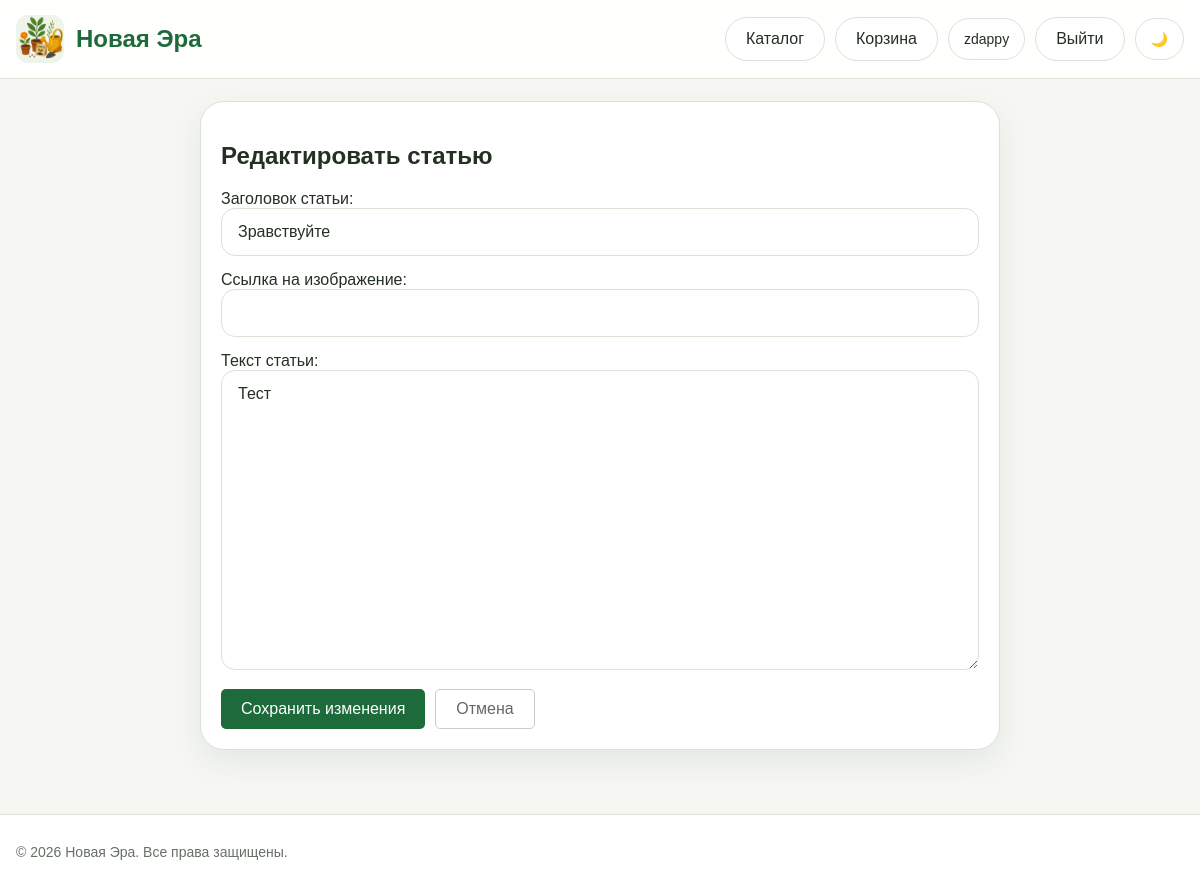
The page /admin/edit_post/1 (signed in) on the database as committed earlier.
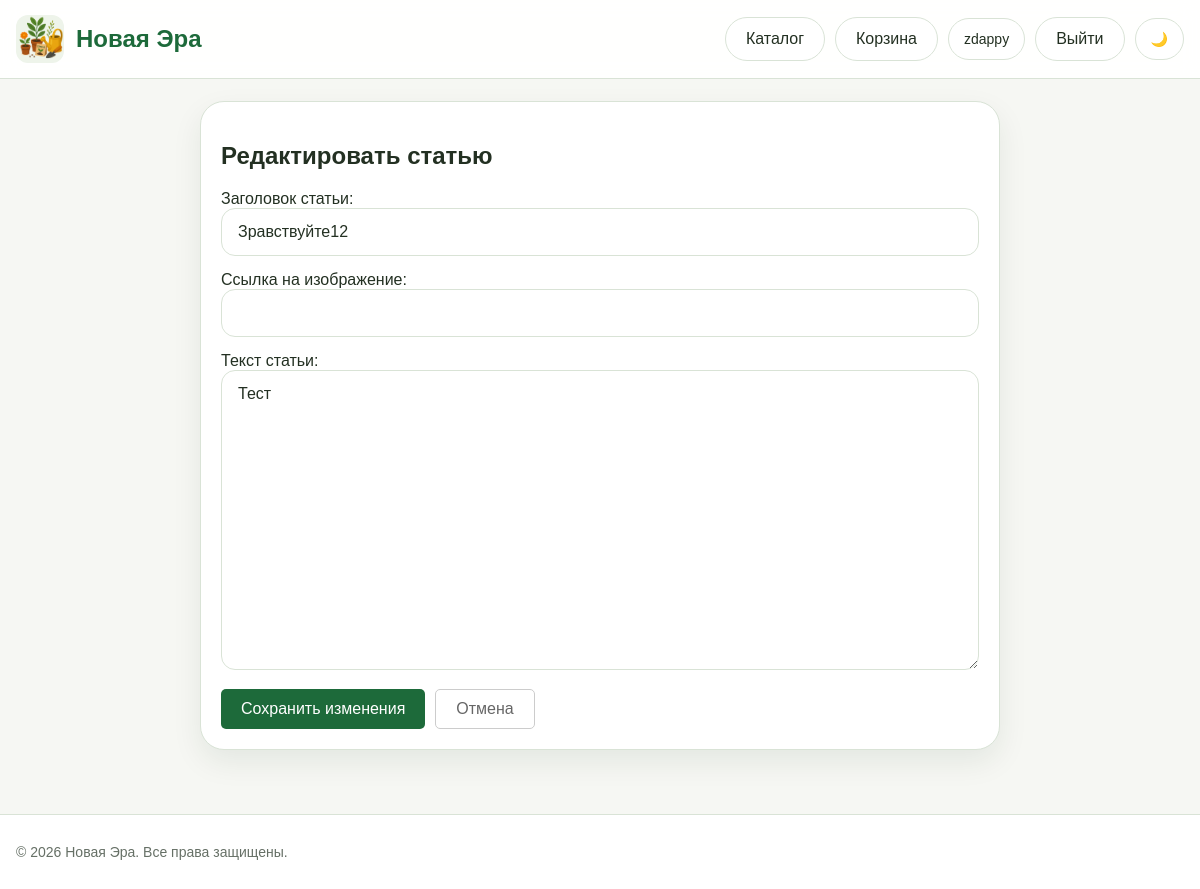
The same page on the database as committed later.
### models.py (models this page shows)
class Post(db.Model):
    __tablename__ = 'post'
    id = db.Column(db.Integer, primary_key=True)
    title = db.Column(db.String(200), nullable=False)
    content = db.Column(db.Text, nullable=False)
    date_posted = db.Column(db.DateTime, default=datetime.now)
    image_post = db.Column(db.String(255))
    product_id = db.Column(db.Integer, db.ForeignKey('products.id'), nullable=True)
    related_product = db.relationship('Product', backref='posts')

### routes.py (the view, shortened to what this page needs)
@bp.route("/admin/edit_post/<int:post_id>", methods=["GET", "POST"])
@login_required
def edit_post(post_id):
    post = Post.query.get_or_404(post_id)
    return render_template("admin_post_form.html", post=post, title="Редактировать статью")

### routes.py (called while the page is built)
@login_manager.user_loader
def load_user(user_id: str):
    try:
        return db.session.get(User, int(user_id))
    except:
        return None

### templates/admin_post_form.html (shortened to what this page needs)
{% extends "base.html" %}
{% block content %}
<div class="form-container" style="max-width: 800px; margin: 0 auto; padding: 20px;">
    <h2>{{ title }}</h2>
    <form method="POST">
        <div style="margin-bottom: 15px;">
            <label>Заголовок статьи:</label>
            <input type="text" name="title" value="{{ post.title if post else '' }}" required class="search-input" style="width: 100%;">
        </div>
        <div style="margin-bottom: 15px;">
            <label>Ссылка на изображение:</label>
            <input type="text" name="image_post" value="{{ post.image_post if post else '' }}" class="search-input" style="width: 100%;">
        </div>
        <div style="margin-bottom: 15px;">
            <label>Текст статьи:</label>
            <textarea name="content" required class="search-input" style="width: 100%; height: 300px; resize: vertical;">{{ post.content if post else '' }}</textarea>
        </div>
        <div style="display: flex; gap: 10px;">
            <button type="submit" class="search-btn" style="background: var(--brand); color: white; border: none; padding: 10px 20px; border-radius: 5px; cursor: pointer;">
                Сохранить изменения
            </button>
            <a href="{{ url_for('main.admin') }}" class="top-link" style="text-decoration: none; padding: 10px 20px; border: 1px solid #ccc; border-radius: 5px; color: #666;">
                Отмена
            </a>
        </div>
    </form>
</div>
{% endblock %}

Rows that differ between the two databases and show on the page:
changed Post "Тест": title "Зравствуйте" → "Зравствуйте12"
